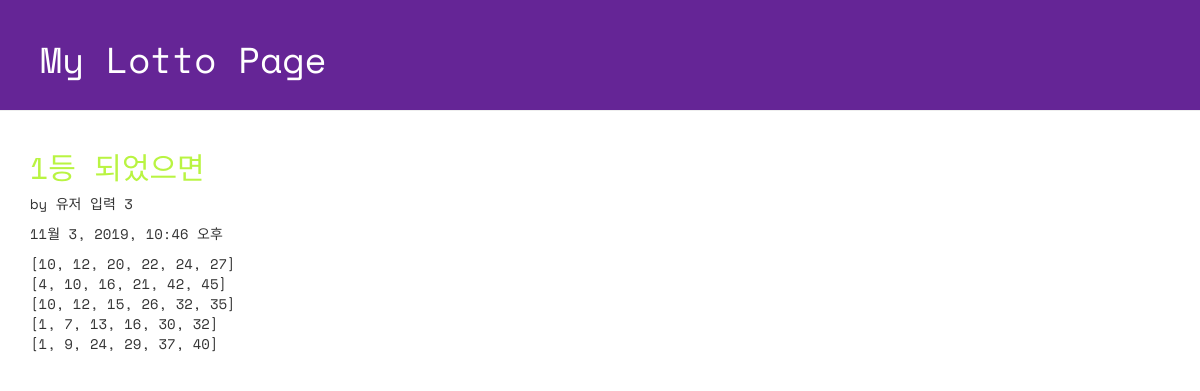
Screenshot of /lotto/5/detail with the database file from the repository.
### lotto/models.py (models this page shows, shortened)
class GuessNumbers(models.Model):
    name = models.CharField(max_length=24) # 로또 번호 리스트의 이름
    text = models.CharField(max_length=255) # 로또 번호 리스트에 대한 설명
    lottos = models.CharField(max_length=255,
        default='[1, 2, 3, 4, 5, 6]') # 로또 번호들이 담길 str
    num_lotto = models.IntegerField(default=5) # 6개 번호 set의 갯수
    update_date = models.DateTimeField()

### lotto/views.py (the view)
# urls.py: path('lotto/<int:lottokey>/detail', views.detail, name='detail'),
def detail(request, lottokey):
    lotto = GuessNumbers.objects.get(pk = lottokey) # primary key
    return render(request, "lotto/detail.html", {"lotto": lotto})

### lotto/templates/lotto/detail.html (shortened to what this page needs)
<!DOCTYPE html>
{% load staticfiles %}
<html lang="ko">
<head>
  <link rel="stylesheet" href="//maxcdn.bootstrapcdn.com/bootstrap/3.2.0/css/bootstrap.min.css">
  <link rel="stylesheet" href="//maxcdn.bootstrapcdn.com/bootstrap/3.2.0/css/bootstrap-theme.min.css">
  <link rel="stylesheet" href="{% static 'css/lotto.css'%}">
</head>
<body>
  <div class="page-header">
  <h1>My Lotto Page</h1>
  </div>
  <div class="container lotto">
    <h2>{{ lotto.text }}</h2>
    <p> by {{ lotto.name }}</p>
    <p> {{ lotto.update_date }}</p>
    <p> {{ lotto.lottos | linebreaksbr }}</p>
  </div>
</body>
</html>

### lotto/static/css/lotto.css (style rules this page uses)
.page-header { background-color: #652596; margin-top: 0; padding: 20px 20px 20px 40px; font-family: 'Space Mono', monospace; }
.page-header h1 { color: #FFFFFF; }
.container { font-family: 'Space Mono', monospace; }
.container h2 { color: #b9f442; }

### rows the page displays
GuessNumbers: text "1등 되었으면", name "유저 입력 3", update_date "11월 3, 2019, 10:46 오후", lottos "[10, 12, 20, 22, 24, 27] [4, 10, 16, 21, 42, 45] [10, 12, 15, 26, 32, 35] [1, 7, 13, 16, 30, 32] [1, 9, 24, 29, 37, 40]"
